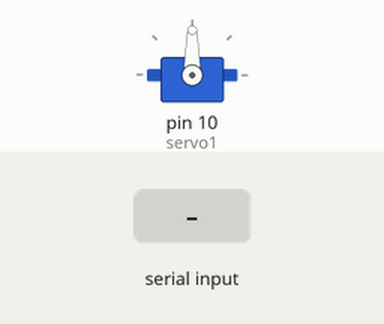
A sketch run on a simulated Arduino Uno, built with avr-gcc and run on an emulated ATmega328P. On the bench: servo. The test bench sets the inputs (shaded band). What the sketch prints to the serial monitor is not drawn.

Above: at 1.2 s.
1.3 s: "s" received over Serial
At 1.8 s:
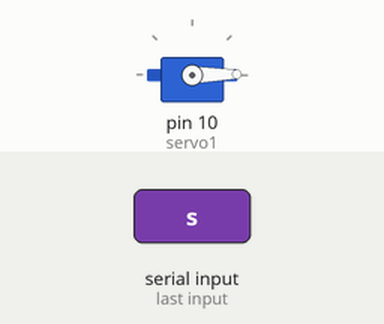
Timing chart, 0 to 4.3 s (numbered marks = the images above; inputs shaded):
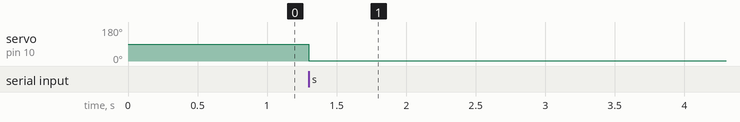

The sketch:

stepperSketch.ino
```cpp
#include <Servo.h>

Servo servo1;

void setup() {
  pinMode(1,OUTPUT);
  Serial.begin(9600);           // set up Serial library at 9600 bps
  Serial.println("Stepper test!");
  servo1.attach(10);

}

void loop() {

  if ( Serial.available()) {
    char ch = Serial.read();

    switch(ch) {
      case 's':
        servo1.write(1);
        break;
      case 'd':
        servo1.detach();
        break;
      case 'a':
        servo1.attach(10);
        break;
    }
  }
}
```

Measured:
- after the input at 1.3 s, servo on pin 10 (servo1): 90° → 1° at once
